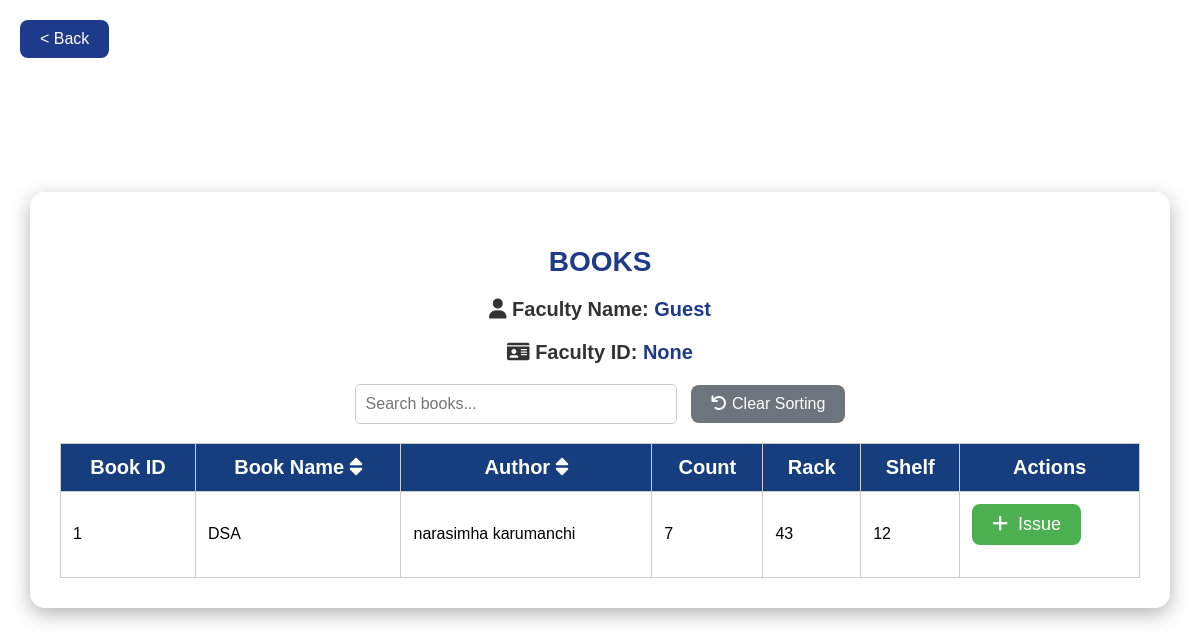
Screenshot of /Library/queries/ with the database file from the repository.
### LibMS/models.py (models this page shows, shortened)
class Book(models.Model):
    book_id = models.CharField(max_length=10, primary_key=True)
    book_name = models.CharField(max_length=200)
    author = models.CharField(max_length=200)
    count = models.IntegerField()
    rack = models.CharField(max_length=50)
    shelf = models.CharField(max_length=50)

### LibMS/views.py (the view)
# urls.py: path('queries/', queries, name='queries'),
def queries(request):
    faculty_name = request.session.get('faculty_name', 'Guest')
    faculty_id = request.session.get('faculty_id', None)
    book_list = Book.objects.all()
    return render(request, 'queries.html', {
        'book_list': book_list,
        'faculty_name': faculty_name,
        'faculty_id': faculty_id
    })

### Frontend/Templates/queries.html (shortened to what this page needs)
<!DOCTYPE html>
<html lang="en">
<head>
    <link rel="stylesheet" href="https://cdnjs.cloudflare.com/ajax/libs/font-awesome/6.0.0-beta3/css/all.min.css">
</head>
<body>
    <a href="{% url 'fpage' %}" class="back-btn"> < Back </a>
    <div class="manage-container">
        <h2>BOOKS</h2>
        <div class="faculty-info">
            <p style="font-size: 20px; font-weight: bold; color: #333;"><i class="fas fa-user icon"></i> Faculty Name: <span style="color: #1E3A8A;">{{ faculty_name }}</span></p>
            <p style="font-size: 20px; font-weight: bold; color: #333;"><i class="fas fa-id-card icon"></i> Faculty ID: <span style="color: #1E3A8A;">{{ faculty_id }}</span></p>
        </div>
        <input type="text" class="search-input" placeholder="Search books..." id="search" oninput="filterBooks()">
        <button class="clear-sort-btn" onclick="clearSort()"><i class="fas fa-undo icon-btn"></i>Clear Sorting</button>
        <br>
        <div class="book-list">
            <table>
                <thead>
                    <tr>
                        <th>Book ID</th>
                        <th onclick="sortTable(1)">Book Name <i class="fas fa-sort"></i></th>
                        <th onclick="sortTable(2)">Author <i class="fas fa-sort"></i></th>
                        <th>Count</th>
                        <th>Rack</th>
                        <th>Shelf</th>
                        <th>Actions</th>
                    </tr>
                </thead>
                <tbody id="book-table-body">
                    {% for book in book_list %}
                    <tr>
                        <td>{{ book.book_id }}</td>
                        <td>{{ book.book_name }}</td>
                        <td>{{ book.author }}</td>
                        <td>{{ book.count }}</td>
                        <td>{{ book.rack }}</td>
                        <td>{{ book.shelf }}</td>
                        <td>
                            <form class="issue-form" method="POST" action="{% url 'issue' %}">
                                <button type="submit" class="add-btn"><i class="fas fa-plus icon-btn"></i> Issue</button>
                            </form>
                        </td>
                    </tr>
                    {% endfor %}
                </tbody>
            </table>
        </div>
    </div>
</body>
</html>

### Frontend/Templates/queries.html (style rules this page uses)
body { margin: 0; padding: 0; font-family: Arial, sans-serif; background: url('https://i.pinimg.com/originals/1b/9d/28/1b9d28415cc408a4ef4c0e3336a78475.jpg') no-repeat center center fixed; background-size: cover; display: flex; justify-content: center; align-items: center; height: 100vh; }
.manage-container { background: rgba(255, 255, 255, 0.9); backdrop-filter: blur(15px); padding: 30px; border-radius: 15px; box-shadow: 0px 6px 20px rgba(0, 0, 0, 0.3); text-align: center; width: 90%; max-width: 1100px; overflow-y: auto; max-height: 90vh; }
h2 { color: #1E3A8A; margin-bottom: 20px; font-size: 28px; font-weight: bold; }
.add-btn { background-color: #4CAF50; color: white; padding: 10px 20px; border: none; border-radius: 8px; cursor: pointer; font-size: 18px; margin-bottom: 20px; transition: background-color 0.3s ease, transform 0.2s ease; }
table { width: 100%; border-collapse: collapse; }
table, th, td { border: 1px solid #ccc; }
th { background-color: #163d7e; background-size: cover; color: white; padding: 12px; font-size: 20px; font-weight: bold; cursor: pointer; }
td { padding: 12px; text-align: left; font-size: 16px; }
.search-input { padding: 10px; font-size: 16px; border-radius: 5px; border: 1px solid #ccc; width: 300px; margin-right: 10px; }
.back-btn { position: fixed; top: 20px; left: 20px; background-color: #1E3A8A; color: white; padding: 10px 20px; border: none; border-radius: 8px; cursor: pointer; font-size: 16px; margin-right: 5px; transition: background-color 0.3s ease, transform 0.2s ease; text-decoration: none; }
.icon-btn { margin-right: 5px; }
.clear-sort-btn { background-color: #6c757d; color: white; padding: 10px 20px; border: none; border-radius: 8px; cursor: pointer; font-size: 16px; margin-bottom: 20px; transition: background-color 0.3s ease, transform 0.2s ease; }

### rows the page displays
Book: book_id "1", book_name "DSA", author "narasimha karumanchi", count "7", rack "43", shelf "12"

### other values shown
{{ faculty_name }} "Guest"
{{ faculty_id }} "None"
